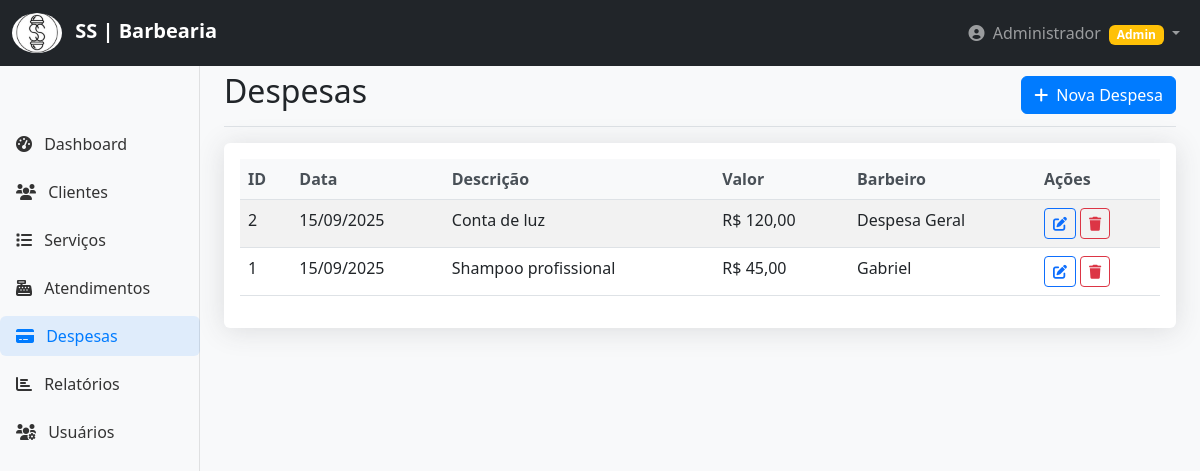
The app's page /pages/despesas.php (signed in) with its own data.
### tables this page shows
CREATE TABLE IF NOT EXISTS despesas (
    id INT AUTO_INCREMENT PRIMARY KEY,
    descricao VARCHAR(200) NOT NULL,
    valor DECIMAL(10,2) NOT NULL,
    barbeiro_id INT NULL,  
    data_despesa DATE NOT NULL,
    created_at TIMESTAMP DEFAULT CURRENT_TIMESTAMP,
    FOREIGN KEY (barbeiro_id) REFERENCES barbeiros(id)
);

### includes/Barbeiro.php (called while the page is built, shortened)
<?php
class Barbeiro {
    private $conn;
    private $table_name = "barbeiros";
    public function __construct($db) {
        $this->conn = $db;
    }
    function readAll() {
        $query = "SELECT id, nome, telefone
                 FROM " . $this->table_name . "
                 WHERE ativo = 1
                 ORDER BY nome ASC";
        $stmt = $this->conn->prepare($query);
        $stmt->execute();
        return $stmt;
    }
}
?>

### includes/Despesa.php (called while the page is built, shortened)
<?php
class Despesa {
    private $conn;
    private $table_name = "despesas";
    public function __construct($db) {
        $this->conn = $db;
    }
    function readAll() {
    $query = "SELECT d.id, d.descricao, d.valor, d.data_despesa, d.barbeiro_id,
                     COALESCE(b.nome, 'Despesa Geral') as barbeiro_nome
              FROM " . $this->table_name . " d
              LEFT JOIN barbeiros b ON d.barbeiro_id = b.id
              ORDER BY d.data_despesa DESC, d.id DESC";
    $stmt = $this->conn->prepare($query);
    $stmt->execute();
    return $stmt;
}
}
?>

### pages/despesas.php (the view, shortened to what this page needs)
<?php
require_once '../auth/check_auth.php';
require_once '../includes/Despesa.php';
require_once '../includes/Barbeiro.php';
$database = new Database();
$db = $database->getConnection();
$despesa = new Despesa($db);
$stmt = $despesa->readAll();
?>
<!DOCTYPE html>
<html lang="pt-BR">
<head>
    <link href="https://cdn.jsdelivr.net/npm/bootstrap@5.3.0/dist/css/bootstrap.min.css" rel="stylesheet">
    <link href="https://cdnjs.cloudflare.com/ajax/libs/font-awesome/6.0.0/css/all.min.css" rel="stylesheet">
    <link href="../assets/css/style.css" rel="stylesheet">
</head>
<body>
    <?php include '../includes/header.php'; ?>
    <div class="container-fluid">
        <div class="row">
            <?php include '../includes/sidebar.php'; ?>
            <main class="col-md-9 ms-sm-auto col-lg-10 px-md-4">
                <div class="d-flex justify-content-between flex-wrap flex-md-nowrap align-items-center pt-3 pb-2 mb-3 border-bottom">
                    <h1 class="h2">Despesas</h1>
                    <button type="button" class="btn btn-primary" data-bs-toggle="modal" data-bs-target="#despesaModal">
                        <i class="fas fa-plus me-2"></i>Nova Despesa
                    </button>
                </div>
                <div class="card">
                    <div class="card-body">
                        <div class="table-responsive">
                            <table class="table table-striped">
                                <thead>
                                    <tr>
                                        <th>ID</th>
                                        <th>Data</th>
                                        <th>Descrição</th>
                                        <th>Valor</th>
                                        <th>Barbeiro</th>
                                        <th>Ações</th>
                                    </tr>
                                </thead>
                                <tbody>
                                    <?php
                                    while ($row = $stmt->fetch(PDO::FETCH_ASSOC)) {
                                        extract($row);
                                        echo "<tr>";
                                        echo "<td>{$id}</td>";
                                        echo "<td>" . date('d/m/Y', strtotime($data_despesa)) . "</td>";
                                        echo "<td>{$descricao}</td>";
                                        echo "<td>R$ " . number_format($valor, 2, ',', '.') . "</td>";
                                        echo "<td>{$barbeiro_nome}</td>";
                                        echo "<td>";
                                        echo "<button class='btn btn-sm btn-outline-primary me-1' onclick='editarDespesa({$id}, \"{$descricao}\", {$valor}, \"{$barbeiro_id}\", \"{$data_despesa}\")'>";
                                        echo "<i class='fas fa-edit'></i>";
                                        echo "</button>";
                                        echo "<button class='btn btn-sm btn-outline-danger' onclick='confirmarExclusao({$id}, \"{$descricao}\")'>";
                                        echo "<i class='fas fa-trash'></i>";
                                        echo "</button>";
                                        echo "</td>";
                                        echo "</tr>";
                                    }
                                    ?>
                                </tbody>
                            </table>
                        </div>
                    </div>
                </div>
            </main>
        </div>
    </div>
</body>
</html>

### assets/css/style.css (style rules this page uses)
body { font-family: 'Segoe UI', Tahoma, Geneva, Verdana, sans-serif; padding-top: 56px; background-color: #f8f9fa; }
.table th { border-top: none; font-weight: 600; color: #495057; background-color: #f8f9fa; }
.table-striped tbody tr:nth-of-type(odd) { background-color: rgba(0, 123, 255, 0.05); }
.btn-primary { background-color: #007bff; border-color: #007bff; transition: all 0.3s ease; }
.card { border: none; box-shadow: 0 0.15rem 1.75rem 0 rgba(58, 59, 69, 0.15); transition: all 0.3s ease; }
.card, .alert { animation: fadeIn 0.5s ease-out; }

### records on screen
despesas: id "2", data_despesa "15/09/2025", descricao "Conta de luz", valor "120,00", barbeiro_nome "Despesa Geral"
despesas: id "1", data_despesa "15/09/2025", descricao "Shampoo profissional", valor "45,00", barbeiro_nome "Gabriel"

### other values on screen
getUserName() "Administrador"
